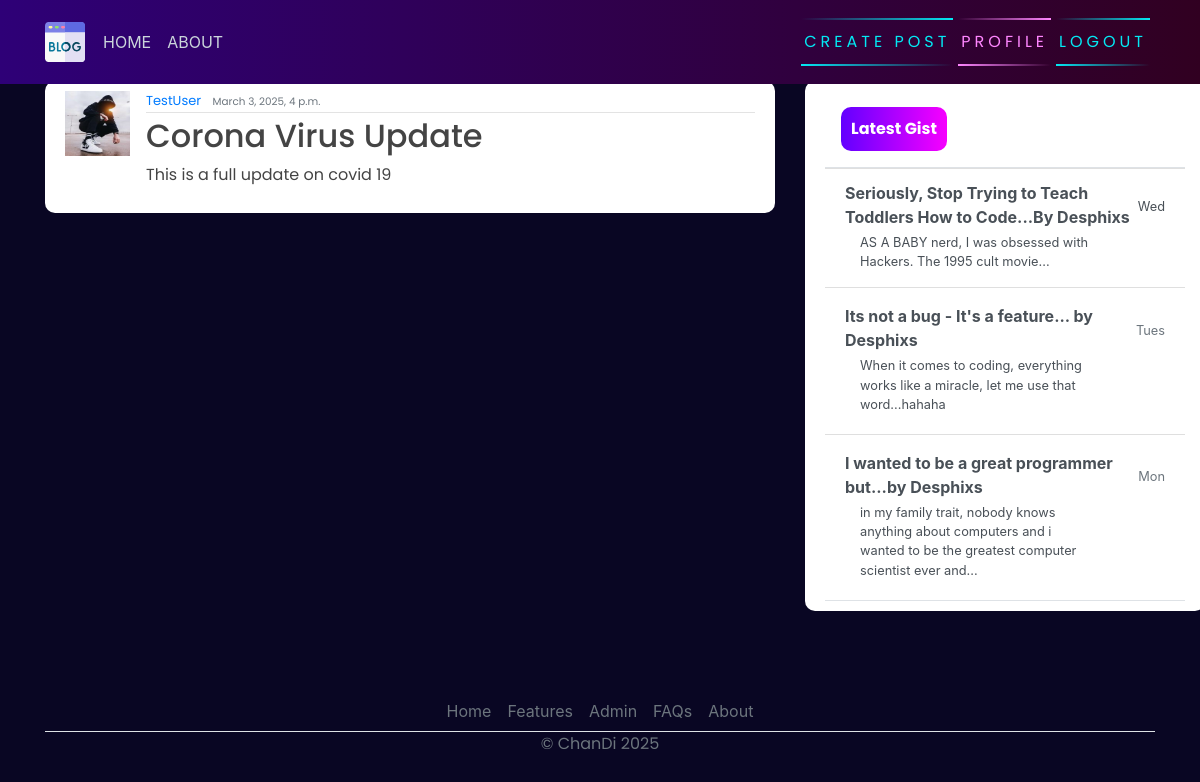
Page /post/4/ (signed in) on the committed database.
### blog/models.py (models this page shows, shortened)
class Post(models.Model):
    title = models.CharField(max_length=200)
    content = models.TextField()
    date_posted = models.DateTimeField(default=timezone.now)
    author = models.ForeignKey(User, on_delete=models.CASCADE)

### users/models.py (models this page shows, shortened)
class Profile(models.Model):
    user = models.OneToOneField(User, on_delete=models.CASCADE)
    image = models.ImageField(default='default.jpg', upload_to='profile_pics')

### blog/views.py (the view)
# urls.py: path('post/<int:pk>/', PostDetailView.as_view(), name="blog-detail"),
class PostDetailView(LoginRequiredMixin, DetailView):
    model = Post

### blog/templates/blog/post_detail.html (shortened to what this page needs)
{% extends 'blog/base.html' %}
{% block content %}
        <article class="media content-section">
            <img class="rounded-cirlce article-img" src="{{ object.author.profile.image.url }}" alt="">
            <div class="media-body">
              <div class="article-metadata">
                <a class="mr-2" href="#">{{ object.author }}</a>
                <small class="text-muted">{{ object.date_posted }}</small>
              </div>
              <h2><a class="article-title" href="#">{{ object.title }}</a></h2>
              <p class="article-content">{{ object.content }}</p>
            </div>
            <br>
          </article>
{% endblock content %}

### blog/Static/blog/main.css (style rules this page uses)
body { background-color: rgb(9, 6, 35); margin-top: 5rem; background-size: contain; background-repeat: no-repeat; }
h1, h2, h3, h4, h5, h6, p { color: #444444; font-family: 'Poppins', sans-serif; }
.content-section { background: #ffffff; padding: 10px 20px; border-radius: 10px; margin-bottom: 20px; }
.article-title { color: #444444; }
.article-content { white-space: pre-line; }
.article-img { height: 65px; width: 65px; margin-right: 16px; }
.article-metadata { font-family: 'Poppins', sans-serif; padding-bottom: 1px; margin-bottom: 4px; font-size: 13px; border-bottom: 1px solid #e3e3e3 }

### rows in the picture
Post: author.profile.image (picture), author "TestUser", date_posted "March 3, 2025, 4 p.m.", title "Corona Virus Update", content "This is a full update on covid 19"
